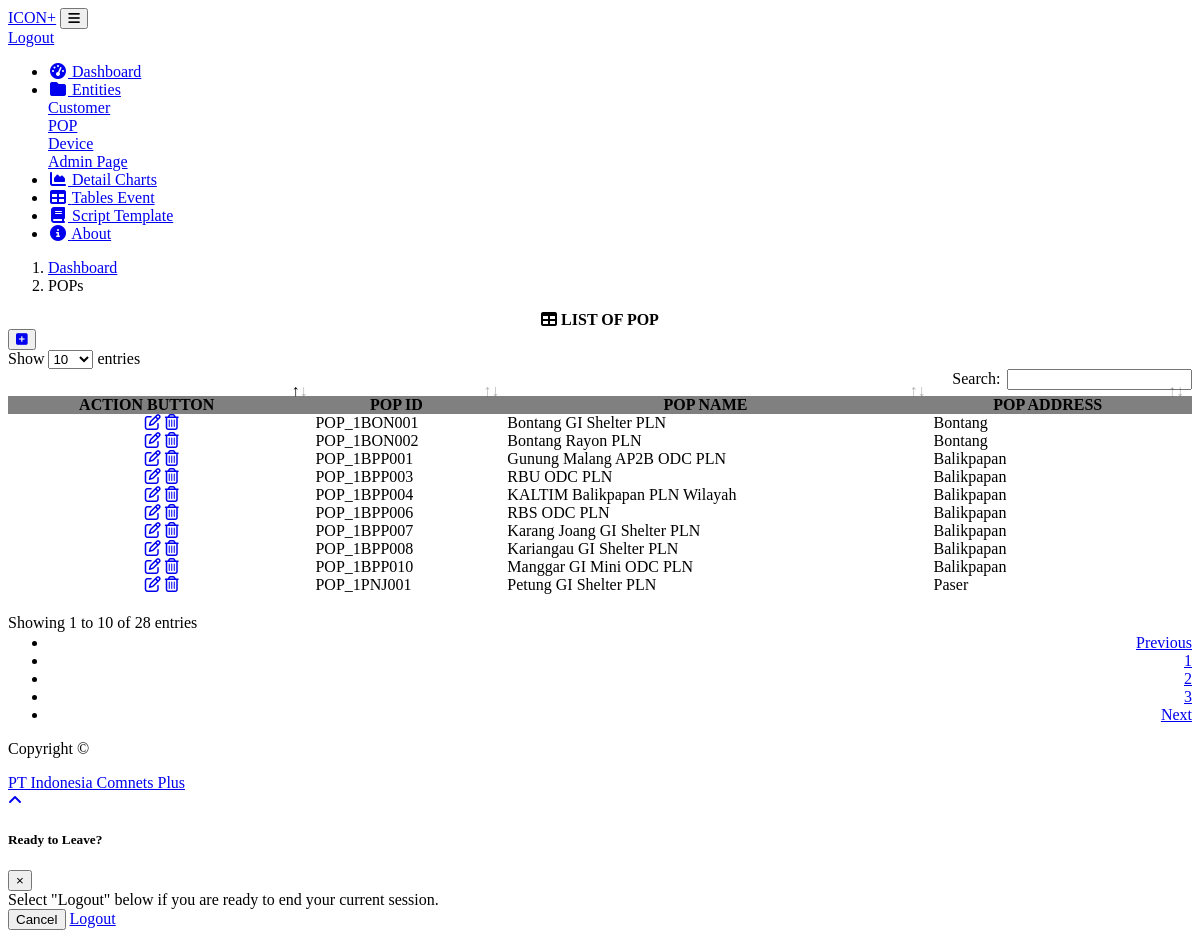
/pop.php (signed in), run on the app's committed database.
### tables this page shows
CREATE TABLE `pop` (
  `pop_id` varchar(20) NOT NULL,
  `pop_name` varchar(200) NOT NULL,
  `pop_address` varchar(200) NOT NULL
);

### function.php (called while the page is built, shortened)
<?php
$conn = mysqli_connect("localhost","root","","iconbisa");
function query($query){
	global $conn;
	$result = mysqli_query($conn, $query);
	$rows = [];
	while ( $row = mysqli_fetch_assoc($result) ){
		$rows[] = $row;
	}
	return $rows;
}
?>

### pop.php (the view, shortened to what this page needs)
<?php
require 'function.php';
$pops = query("SELECT * FROM pop");
 ?>
<!DOCTYPE html>
<html lang="en">
<head>
  <link href="vendor/fontawesome-free/css/all.min.css" rel="stylesheet" type="text/css">
  <link href="vendor/datatables/dataTables.bootstrap4.css" rel="stylesheet">
  <link href="css/sb-admin.css" rel="stylesheet">
  <link rel="stylesheet" href="vendor/iconfonts/mdi/css/materialdesignicons.min.css">
</head>
<body id="page-top">
  <nav class="navbar navbar-expand navbar-dark bg-dark static-top">
    <a class="navbar-brand mr-1" href="index.php">ICON+</a>
    <button class="btn btn-link btn-sm text-white order-1 order-sm-0" id="sidebarToggle" href="#">
      <i class="fas fa-bars"></i>
    </button>
    <form class="d-none d-md-inline-block form-inline ml-auto mr-0 mr-md-3 my-2 my-md-0">
 <a class="nav-item" href="logout.php" color: black data-toggle="modal" data-target="#logoutModal">
                                Logout</a></form>
  </nav>
  <div id="wrapper">
    <ul class="sidebar navbar-nav">
      <li class="nav-item active">
        <a class="nav-link" href="index.php">
          <i class="fas fa-fw fa-tachometer-alt"></i>
          <span>Dashboard</span>
        </a>
      </li>
      <li class="nav-item dropdown">
        <a class="nav-link dropdown-toggle" href="#" id="pagesDropdown" role="button" data-toggle="dropdown" aria-haspopup="true" aria-expanded="false">
          <i class="fas fa-fw fa-folder"></i>
          <span>Entities</span>
        </a>
        <div class="dropdown-menu" aria-labelledby="pagesDropdown">
          <a class="dropdown-item" href="customer.php">Customer</a>
          <a class="dropdown-item" href="pop.php">POP</a>
          <a class="dropdown-item" href="device.php">Device</a>
          <a class="dropdown-item" href="accounts.php">Admin Page</a>
          </div>
      </li>
       <li class="nav-item">
        <a class="nav-link" href="detailcust.php">
          <i class="fas fa-fw fa-chart-area"></i>
          <span>Detail Charts</span></a>
      </li>
      <li class="nav-item">
        <a class="nav-link" href="tables.php">
          <i class="fas fa-fw fa-table"></i>
          <span>Tables Event</span></a>
      </li>
       <li class="nav-item">
        <a class="nav-link" href="Preconfig/PRECON_">
          <i class="fas fa-fw fa-book"></i>
          <span>Script Template</span></a>
      </li>
      <li class="nav-item">
        <a class="nav-link" href="about.php">
          <i class="fas fa-fw fa-info-circle"></i>
          <span>About</span></a>
      </li>
    </ul>
    <div id="content-wrapper">
      <div class="container-fluid">
          <ol class="breadcrumb">
          <li class="breadcrumb-item">
            <a href="index.php">Dashboard</a>
          </li>
          <li class="breadcrumb-item active">POPs</li>
        </ol>
         <div class="card mb-3">
          <div class="card-header">
          <center>
            <i class="fas fa-table"></i>
              <strong>LIST OF POP</strong></center>
          </div>
            <div class="card-body">
              <button><a href="formspop.php"><i class="fa fa-plus-square"></i></a></button>
                            <div class="table-responsive">
                    <table class="table table-hover table-bordered" id="dataTable" width="100%" cellpadding="0">
                      <thead>
                        <tr style="background-color: grey">
                          <th><center>ACTION BUTTON</center></th>
                          <th><center>POP ID</center></th>
                          <th><center>POP NAME</center></th>
                          <th><center>POP ADDRESS</center></th>
                        </tr>
                      </thead>
                      <tbody>
                        <?php foreach ($pops as $pop) : ?>
                        <tr>
                          <td><center>
                        <a href="editpop.php?pop_id=<?= $pop["pop_id"]; ?>" class="tm-product-edit-link">
                           <i class="fa fa-edit tm-product-edit-icon"></i></a>
                        <a href="hapuspop.php?pop_id=<?= $pop["pop_id"]; ?>" onclick="return confirm ('Are you sure to delete this pop?')" class="tm-product-delete-link">
                         <i class="far fa-trash-alt tm-product-delete-icon"></i></a></center>
                          </td>
                          <td><?= $pop["pop_id"]; ?></td>
                          <td><?= $pop["pop_name"]; ?></td>
                          <td><?= $pop["pop_address"]; ?></td>
                        </tr>
                       <?php endforeach; ?>
                      </tbody>
                    </table>
                  </div>
                  </div>
         </div>
      </div>
      <footer class="sticky-footer">
        <div class="container my-auto">
          <div class="copyright text-center my-auto">
          	<p>Copyright © </p>
            <a href="http://www.iconpln.co.id"><span>PT Indonesia Comnets Plus</span></a>
          </div>
        </div>
      </footer>
    </div>
  </div>
  <a class="scroll-to-top rounded" href="#page-top">
    <i class="fas fa-angle-up"></i>
  </a>
  <div class="modal fade" id="logoutModal" tabindex="-1" role="dialog" aria-labelledby="exampleModalLabel" aria-hidden="true">
    <div class="modal-dialog" role="document">
      <div class="modal-content">
        <div class="modal-header">
          <h5 class="modal-title" id="exampleModalLabel">Ready to Leave?</h5>
          <button class="close" type="button" data-dismiss="modal" aria-label="Close">
            <span aria-hidden="true">×</span>
          </button>
        </div>
        <div class="modal-body">Select "Logout" below if you are ready to end your current session.</div>
        <div class="modal-footer">
          <button class="btn btn-secondary" type="button" data-dismiss="modal">Cancel</button>
          <a class="btn btn-primary" href="logout.php">Logout</a>
        </div>
      </div>
    </div>
  </div>
</body>
</html>

### data on the page
pop: pop_id "POP_1BON001", pop_name "Bontang GI Shelter PLN", pop_address "Bontang"
pop: pop_id "POP_1BON002", pop_name "Bontang Rayon PLN", pop_address "Bontang"
pop: pop_id "POP_1BPP001", pop_name "Gunung Malang AP2B ODC PLN", pop_address "Balikpapan"
pop: pop_id "POP_1BPP003", pop_name "RBU ODC PLN", pop_address "Balikpapan"
pop: pop_id "POP_1BPP004", pop_name "KALTIM Balikpapan PLN Wilayah", pop_address "Balikpapan"
pop: pop_id "POP_1BPP006", pop_name "RBS ODC PLN", pop_address "Balikpapan"
pop: pop_id "POP_1BPP007", pop_name "Karang Joang GI Shelter PLN", pop_address "Balikpapan"
pop: pop_id "POP_1BPP008", pop_name "Kariangau GI Shelter PLN", pop_address "Balikpapan"
pop: pop_id "POP_1BPP010", pop_name "Manggar GI Mini ODC PLN", pop_address "Balikpapan"
pop: pop_id "POP_1PNJ001", pop_name "Petung GI Shelter PLN", pop_address "Paser"
